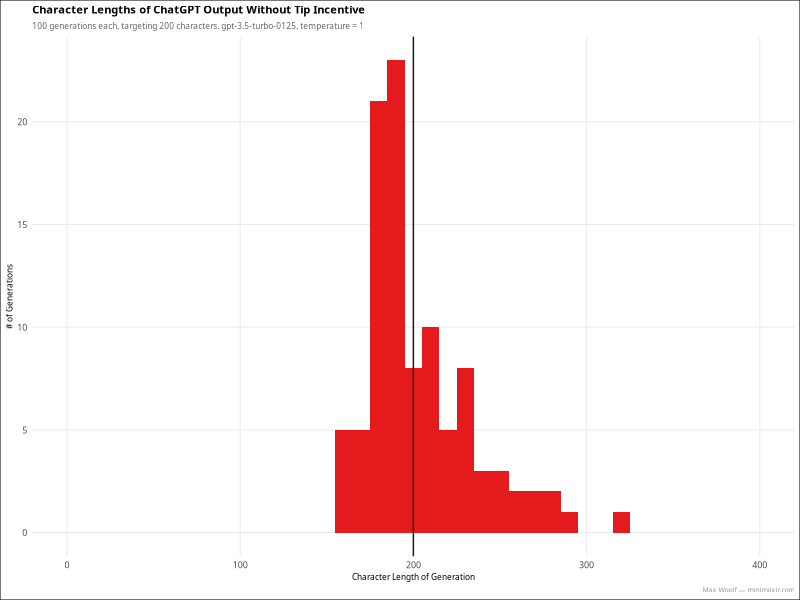
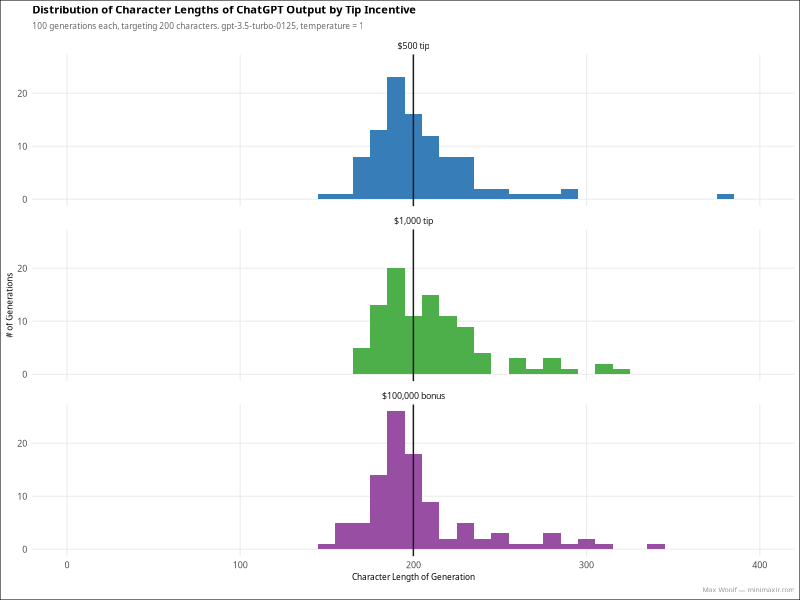
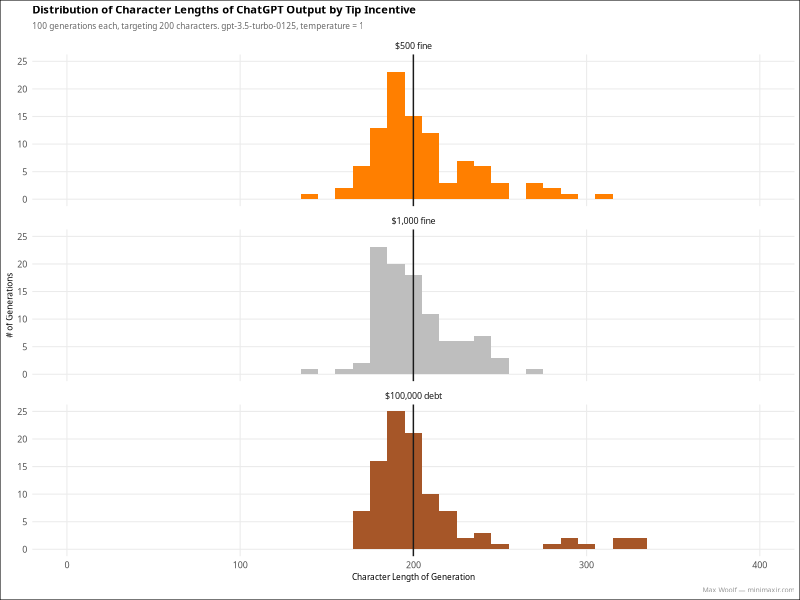
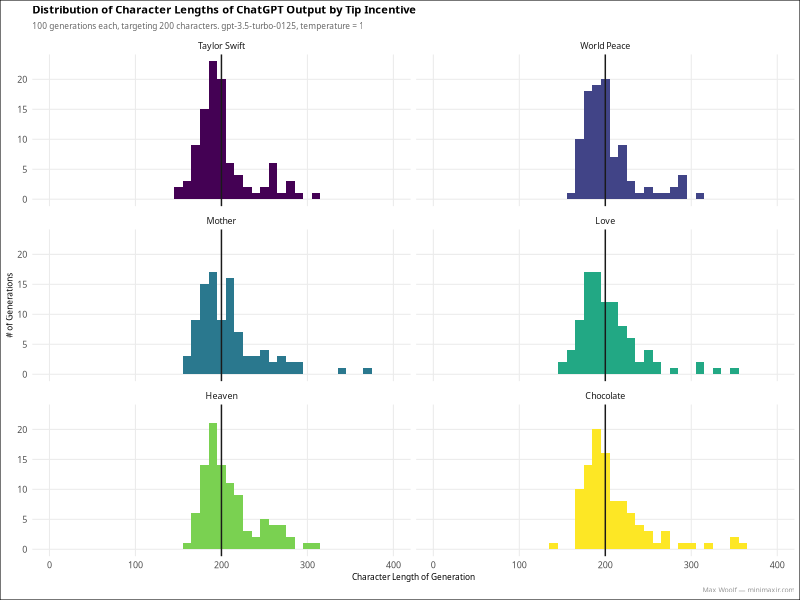
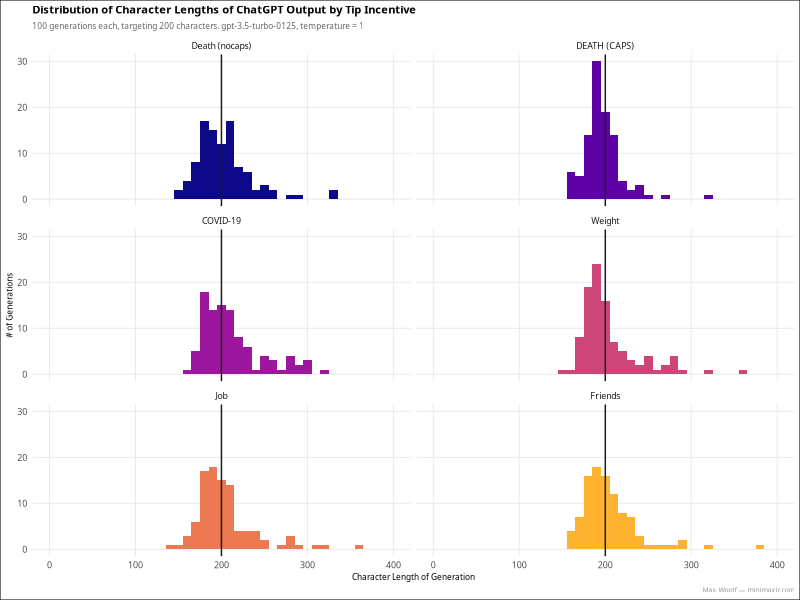

Reproduce these figures in R, in order.
## ---- chunk 1
library(tidyverse)
library(scales)
library(RColorBrewer)
library(viridis)

caption <- "Max Woolf — minimaxir.com"

sessionInfo()
## ---- chunk 2
theme_set(theme_minimal(base_size = 8, base_family = "Overpass") +
  theme(
    plot.title = element_text(size = 8, face = "bold"),
    plot.subtitle = element_text(color = "#666666", size = 6),
    axis.title.x = element_text(size = 6),
    axis.title.y = element_text(size = 6),
    plot.caption = element_text(size = 5, color = "#969696"),
    plot.background = element_rect(fill = "#FFFFFF"),
    legend.title = element_text(size = 8),
    legend.key.width = unit(0.25, unit = "cm"),
    panel.grid.minor = element_blank()
  ))
## ---- chunk 3
df <- read_csv("tip_trials.csv") %>%
  bind_rows(read_csv("tip_trials_adv.csv"))
df %>% head()
## ---- chunk 4
palette <- brewer.pal(7, "Set1")
palette
## ---- chunk 5
labels <- c(
  "<no tip>" = palette[1]
)

df_subset <- df %>%
  filter(label %in% names(labels)) %>%
  mutate(label = factor(label, levels = names(labels)))

plot <- ggplot(df_subset, aes(output_len, fill = label)) +
  geom_histogram(binwidth = 10) +
  scale_x_continuous(limits = c(0, 400)) +
  geom_vline(xintercept = 200, color = "#1a1a1a") +
  scale_fill_manual(values = labels, guide = "none") +
  labs(
    title = "Character Lengths of ChatGPT Output Without Tip Incentive",
    subtitle = "100 generations each, targeting 200 characters. gpt-3.5-turbo-0125, temperature = 1",
    x = "Character Length of Generation", y = "# of Generations",
    caption = caption
  )

ggsave("tips_hist_notip.png", plot, width = 4, height = 2)
## ---- chunk 6
labels <- c(
  "$500 tip" = palette[2],
  "$1,000 tip" = palette[3],
  "$100,000 bonus" = palette[4]
)

df_subset <- df %>%
  filter(label %in% names(labels)) %>%
  mutate(label = factor(label, levels = names(labels)))

plot <- ggplot(df_subset, aes(output_len, fill = label)) +
  geom_histogram(binwidth = 10) +
  scale_x_continuous(limits = c(0, 400)) +
  geom_vline(xintercept = 200, color = "#1a1a1a") +
  scale_fill_manual(values = labels, guide = "none") +
  labs(
    title = "Distribution of Character Lengths of ChatGPT Output by Tip Incentive",
    subtitle = "100 generations each, targeting 200 characters. gpt-3.5-turbo-0125, temperature = 1",
    x = "Character Length of Generation", y = "# of Generations",
    caption = caption
  ) +
  facet_wrap(~label, nrow = 3)

ggsave("tips_hist_pos.png", plot, width = 4, height = 5)
## ---- chunk 7
labels <- c(
  "$500 fine" = palette[5],
  "$1,000 fine" = "gray",
  "$100,000 debt" = palette[7]
)

df_subset <- df %>%
  filter(label %in% names(labels)) %>%
  mutate(label = factor(label, levels = names(labels)))

plot <- ggplot(df_subset, aes(output_len, fill = label)) +
  geom_histogram(binwidth = 10) +
  scale_x_continuous(limits = c(0, 400)) +
  geom_vline(xintercept = 200, color = "#1a1a1a") +
  scale_fill_manual(values = labels, guide = "none") +
  labs(
    title = "Distribution of Character Lengths of ChatGPT Output by Tip Incentive",
    subtitle = "100 generations each, targeting 200 characters. gpt-3.5-turbo-0125, temperature = 1",
    x = "Character Length of Generation", y = "# of Generations",
    caption = caption
  ) +
  facet_wrap(~label, nrow = 3)

ggsave("tips_hist_neg.png", plot, width = 4, height = 5)
## ---- chunk 8
temp_palette <- viridis(6, option = "viridis")
labels <- c(
  "Taylor Swift" = temp_palette[1],
  "World Peace" = temp_palette[2],
  "Mother" = temp_palette[3],
  "Love" = temp_palette[4],
  "Heaven" = temp_palette[5],
  "Chocolate" = temp_palette[6]
)

df_subset <- df %>%
  filter(label %in% names(labels)) %>%
  mutate(label = factor(label, levels = names(labels)))

plot <- ggplot(df_subset, aes(output_len, fill = label)) +
  geom_histogram(binwidth = 10) +
  scale_x_continuous(limits = c(0, 400)) +
  geom_vline(xintercept = 200, color = "#1a1a1a") +
  scale_fill_manual(values = labels, guide = "none") +
  labs(
    title = "Distribution of Character Lengths of ChatGPT Output by Tip Incentive",
    subtitle = "100 generations each, targeting 200 characters. gpt-3.5-turbo-0125, temperature = 1",
    x = "Character Length of Generation", y = "# of Generations",
    caption = caption
  ) +
  facet_wrap(~label, nrow = 3)

ggsave("tips_hist_pos_adv.png", plot, width = 4, height = 4)
## ---- chunk 9
temp_palette <- viridis(7, option = "plasma")
labels <- c(
  "Death (nocaps)" = temp_palette[1],
  "DEATH (CAPS)" = temp_palette[2],
  "COVID-19" = temp_palette[3],
  "Weight" = temp_palette[4],
  "Job" = temp_palette[5],
  "Friends" = temp_palette[6]
)

df_subset <- df %>%
  filter(label %in% names(labels)) %>%
  mutate(label = factor(label, levels = names(labels)))

plot <- ggplot(df_subset, aes(output_len, fill = label)) +
  geom_histogram(binwidth = 10) +
  scale_x_continuous(limits = c(0, 400)) +
  geom_vline(xintercept = 200, color = "#1a1a1a") +
  scale_fill_manual(values = labels, guide = "none") +
  labs(
    title = "Distribution of Character Lengths of ChatGPT Output by Tip Incentive",
    subtitle = "100 generations each, targeting 200 characters. gpt-3.5-turbo-0125, temperature = 1",
    x = "Character Length of Generation", y = "# of Generations",
    caption = caption
  ) +
  facet_wrap(~label, nrow = 3)

ggsave("tips_hist_neg_adv.png", plot, width = 4, height = 4)
